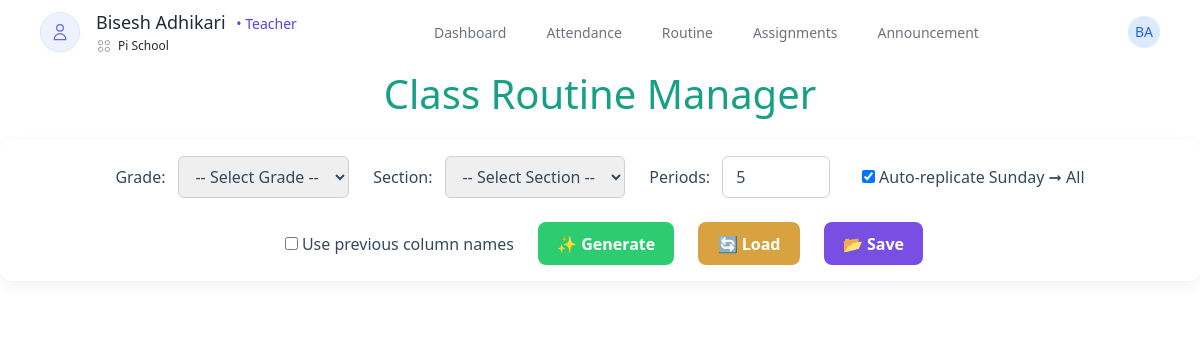
The app's page /routine/setup/ (signed in) with its own data.
### users/models.py (models this page shows, shortened)
class CustomUser(AbstractUser):
    school = models.ForeignKey(School, on_delete=models.CASCADE, null=True, blank=True)
    is_school_admin = models.BooleanField(default=False)
    is_teacher = models.BooleanField(default=False)
    is_student = models.BooleanField(default=False)

class School(models.Model):
    name = models.CharField(max_length=100, unique=True)
    created_at = models.DateTimeField(auto_now_add=True)

### dashboard/views.py (the view)
# urls.py: path('routine/setup/', routine_setup, name='routine_setup'),
def routine_setup(request):
    school = request.user.school
    grades = Grade.objects.filter(school=school).order_by('grade_number')
    sections = Section.objects.filter(school=school).order_by('name')
    subjects = Subjects.objects.filter(school=school)
    teachers = TeacherProfile.objects.filter(school=school)
    sections_by_grade = {}
    for grade in grades:
        sections_list = list(sections.filter(grade=grade).values('id', 'name'))
        sections_by_grade[grade.id] = sections_list
    subjects_by_grade = {}
    for grade in grades:
        subjects_list = list(subjects.filter(grade=grade).values('id', 'name'))
        subjects_by_grade[grade.id] = subjects_list
    context = {
        'grades': grades,
        'sections_by_grade': sections_by_grade,
        'subjects_by_grade': subjects_by_grade,  # ✅ Added
        'teachers': teachers,
    }
    return render(request, 'dashboard/school_dashboard/routine_setupp.html', context)

### dashboard/templatetags/custom_tags.py (called while the page is built)
@register.filter
def short_school_name(value):
    words = value.split()
    if len(words) >= 4:
        return f"{words[0]} {words[1]} {words[-1]}"
    return value

### dashboard/templates/dashboard/school_dashboard/routine_setupp.html (shortened to what this page needs)
{% extends "dashboard/base.html" %}
{% block content %}
<h2>Class Routine Manager</h2>
<div class="controls">
  <label>Grade:
    <select id="gradeSelect" name="grade_id" required>
    <option value="">-- Select Grade --</option>
  </select>
  </label>
  <label>Section:
    <select id="sectionSelect" name="section_id" required>
    <option value="">-- Select Section --</option>
  </select>
  </label>
  <label>Periods:
    <input type="number" id="periodCount" min="1" max="10" value="5" />
  </label>
  <label>
    <input type="checkbox" id="autoReplicate" checked />
    Auto-replicate Sunday ➞ All
  </label>
  <label>
    <input type="checkbox" id="usePreviousNames" />
    Use previous column names
  </label>
  <button onclick="renderTable()">✨ Generate</button>
  <button onclick="loadRoutine()" style="background: #d9a241ff; color: white;">🔄 Load</button>
  <button onclick="saveAllRoutines()" style="background: #794fe3ff; color: white;">
    📂 Save
  </button>
</div>
<div id="tableContainer"></div>
{% endblock %}

### dashboard/templates/dashboard/navbar.html (shortened to what this page needs)
{% load custom_tags %}
  <nav class="no-print">
    <div class="max-w-8xl mx-auto px-10">
    <div class="flex justify-between h-16">
      <div class="flex items-center">
        {% if request.user.is_school_admin %}
        <div class="flex-shrink-0 flex items-center">
          <svg class="h-8 w-8 text-blue-500" fill="none" viewBox="0 0 24 24" stroke="currentColor">
            <path stroke-linecap="round" stroke-linejoin="round" stroke-width="2" d="M12 6.253v13m0-13C10.832 5.477 9.246 5 7.5 5S4.168 5.477 3 6.253v13C4.168 18.477 5.754 18 7.5 18s3.332.477 4.5 1.253m0-13C13.168 5.477 14.754 5 16.5 5c1.747 0 3.332.477 4.5 1.253v13C19.832 18.477 18.247 18 16.5 18c-1.746 0-3.332.477-4.5 1.253" />
          </svg>
          <span class="ml-2 text-xl font-bold text-gray-800 truncate" title="{{ request.user.school.name }}">
            {{ request.user.school.name|short_school_name }}
          </span>
        </div>
        {% elif request.user.is_teacher %}
        <div class="flex items-center gap-4">
          <div class="relative">
            <div class="w-10 h-10 rounded-full bg-indigo-50 flex items-center justify-center shadow-sm border border-indigo-100">
              <svg xmlns="http://www.w3.org/2000/svg" class="h-5 w-5 text-indigo-500" fill="none" viewBox="0 0 24 24" stroke="currentColor">
                <path stroke-linecap="round" stroke-linejoin="round" stroke-width="1.5" d="M16 7a4 4 0 11-8 0 4 4 0 018 0zM12 14a7 7 0 00-7 7h14a7 7 0 00-7-7z" />
              </svg>
            </div>
          </div>
          <div>
            <h1 class="text-lg font-medium text-gray-800 leading-tight">
              {{ request.user.first_name }} {{ request.user.last_name }}
              <span class="text-sm font-normal text-indigo-600 ml-1.5">• Teacher</span>
            </h1>
            <div class="flex items-center mt-1 text-gray-500">
            <span class="text-xs text-gray-800 truncate" title="{{ request.user.school.name }}">
              {{ request.user.school.name|short_school_name }}
            </span>
        </div>
          </div>
        </div>
        {% endif %}
      </div>
     <div class="hidden sm:ml-6 sm:flex sm:space-x-8">
      {% if request.user.is_school_admin %}
      <a href="{% url 'school_admin_dashboard' %}"
        class="{% if request.resolver_match.url_name == 'school_admin_dashboard' %}border-blue-500 text-gray-900{% else %}border-transparent text-gray-500 hover:border-gray-300 hover:text-gray-700{% endif %} inline-flex items-center px-1 pt-1 border-b-2 text-sm font-medium">
        Dashboard
      </a>
      <a href="{% url 'teachers' %}"
        class="{% if request.resolver_match.url_name == 'teachers' %}border-blue-500 text-gray-900{% else %}border-transparent text-gray-500 hover:border-gray-300 hover:text-gray-700{% endif %} inline-flex items-center px-1 pt-1 border-b-2 text-sm font-medium">
        Teachers
      </a>
      <a href="{% url 'students' %}"
        class="{% if request.resolver_match.url_name == 'students' %}border-blue-500 text-gray-900{% else %}border-transparent text-gray-500 hover:border-gray-300 hover:text-gray-700{% endif %} inline-flex items-center px-1 pt-1 border-b-2 text-sm font-medium">
        Students
      </a>
      <a href="{% url 'subjects' %}"
        class="{% if request.resolver_match.url_name == 'subjects' %}border-blue-500 text-gray-900{% else %}border-transparent text-gray-500 hover:border-gray-300 hover:text-gray-700{% endif %} inline-flex items-center px-1 pt-1 border-b-2 text-sm font-medium">
        Subjects
      </a>
      <a href="{% url 'grades' %}"
        class="{% if request.resolver_match.url_name == 'grades' %}border-blue-500 text-gray-900{% else %}border-transparent text-gray-500 hover:border-gray-300 hover:text-gray-700{% endif %} inline-flex items-center px-1 pt-1 border-b-2 text-sm font-medium">
        Grades & Sections
      </a>
      <a href="{% url 'overall_attendance' %}"
        class="{% if request.resolver_match.url_name == 'overall_attendance' %}border-blue-500 text-gray-900{% else %}border-transparent text-gray-500 hover:border-gray-300 hover:text-gray-700{% endif %} inline-flex items-center px-1 pt-1 border-b-2 text-sm font-medium">
        Attendance
      </a>
      <a href="{% url 'routine_setup' %}"
        class="{% if request.resolver_match.url_name == 'routine_setup' %}border-blue-500 text-gray-900{% else %}border-transparent text-gray-500 hover:border-gray-300 hover:text-gray-700{% endif %} inline-flex items-center px-1 pt-1 border-b-2 text-sm font-medium">
        Routine Setup
      </a>
      {% comment %} <a href="{% url 'reports' %}"
        class="{% if request.resolver_match.url_name == 'reports' %}border-blue-500 text-gray-900{% else %}border-transparent text-gray-500 hover:border-gray-300 hover:text-gray-700{% endif %} inline-flex items-center px-1 pt-1 border-b-2 text-sm font-medium">
        Reports
      </a> {% endcomment %}
      {% comment %} <a href=""
        class="{% if request.resolver_match.url_name == 'reports' %}border-blue-500 text-gray-900{% else %}border-transparent text-gray-500 hover:border-gray-300 hover:text-gray-700{% endif %} inline-flex items-center px-1 pt-1 border-b-2 text-sm font-medium">
        Reports
      </a> {% endcomment %}
      {% elif request.user.is_teacher %}
      <a href="{% url 'teacher_dashboard' %}"
        class="{% if request.resolver_match.url_name == 'teacher_dashboard' %}border-blue-500 text-gray-900{% else %}border-transparent text-gray-500 hover:border-gray-300 hover:text-gray-700{% endif %} inline-flex items-center px-1 pt-1 border-b-2 text-sm font-medium">
        Dashboard
      </a>
      <a href="{% url 'attendance' %}"
        class="{% if request.resolver_match.url_name == 'attendance' %}border-blue-500 text-gray-900{% else %}border-transparent text-gray-500 hover:border-gray-300 hover:text-gray-700{% endif %} inline-flex items-center px-1 pt-1 border-b-2 text-sm font-medium">
        Attendance
      </a>
      <a href="{% url 'teacher_routine' %}"
        class="{% if request.resolver_match.url_name == 'teacher_routine' %}border-blue-500 text-gray-900{% else %}border-transparent text-gray-500 hover:border-gray-300 hover:text-gray-700{% endif %} inline-flex items-center px-1 pt-1 border-b-2 text-sm font-medium">
        Routine
      </a>
      <a href="/assignment"
        class="{% if request.resolver_match.url_name == 'assignment' %}border-blue-500 text-gray-900{% else %}border-transparent text-gray-500 hover:border-gray-300 hover:text-gray-700{% endif %} inline-flex items-center px-1 pt-1 border-b-2 text-sm font-medium">
        Assignments
      </a>
      <a href="{% url 'teacher_announcement' %}"
        class="{% if request.resolver_match.url_name == 'teacher_announcement' %}border-blue-500 text-gray-900{% else %}border-transparent text-gray-500 hover:border-gray-300 hover:text-gray-700{% endif %} inline-flex items-center px-1 pt-1 border-b-2 text-sm font-medium">
        Announcement
      </a>
      {% endif %}
    </div>
      <div class="hidden sm:ml-6 sm:flex sm:items-center">
        <div class="ml-3 relative">
          <div>
            <button type="button" class="bg-white rounded-full flex text-sm focus:outline-none focus:ring-2 focus:ring-offset-2 focus:ring-blue-500" id="user-menu-button" aria-expanded="false" aria-haspopup="true">
              {% if request.user.is_staff %}
              <div class="h-8 w-8 rounded-full bg-blue-100 flex items-center justify-center text-blue-600 font-medium">
                {{ request.user.first_name|first }}{{ request.user.last_name|first }}
              </div>
              {% elif request.user.is_school_admin %}
              <div class="h-8 w-8 rounded-full bg-blue-100 flex items-center justify-center text-blue-600 font-medium">
                {{ request.user.school.name|first }}
              </div>
              {% else %}
              <div class="h-8 w-8 rounded-full bg-blue-100 flex items-center justify-center text-blue-600 font-medium">
                {{ request.user.first_name|first }}{{ request.user.last_name|first }}
              {% endif %}
            </button>
          </div>
        </div>
      </div>
    </div>
  </div>
</nav>

### records on screen
CustomUser: user.first_name "Bisesh", user.last_name "Adhikari", user.school.name|short_school_name "Pi School", user.first_name|first "B", user.last_name|first "A"
